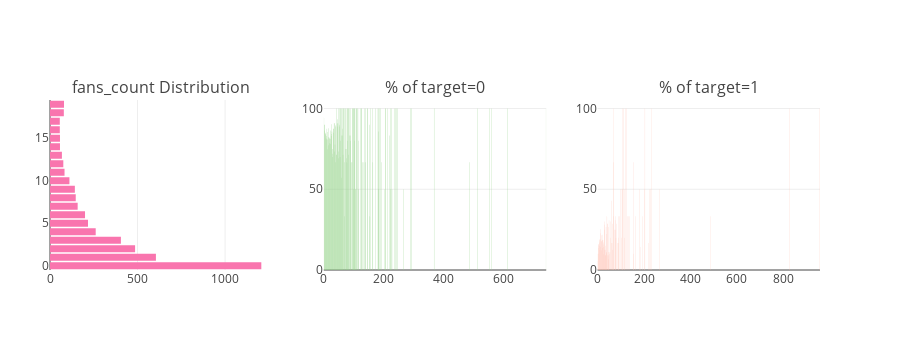

Here is the notebook cell this chart was saved with:
### Code cell
utils.catAndTrgt(df=X, col='fans_count', limit=20)

### Figure 1 — Plotly figure (JSON) as saved in the notebook; plotly's stock layout.template omitted (floating-point values rounded to 4 significant figures; data arrays with more than 128 entries replaced by an {"elided": "..."} marker saying what was removed)
{"data": [{"marker": {"color": "#f975ae"}, "orientation": "h", "type": "bar", "uid": "4936b282-ac73-11e8-92fe-6c40089fb510", "x": [56, 56, 57, 57, 68, 76, 79, 80, 83, 111, 142, 147, 158, 200, 217, 261, 405, 486, 605, 1207], "xaxis": "x", "y": [17, 16, 14, 15, 13, 12, 18, 19, 11, 10, 9, 8, 7, 6, 5, 4, 3, 2, 1, 0], "yaxis": "y"}, {"hoverinfo": "all", "marker": {"color": "#96D38C"}, "name": "Target : 0", "type": "bar", "uid": "493836d4-ac73-11e8-bc5d-6c40089fb510", "x": {"elided": "152 int values"}, "xaxis": "x2", "y": {"elided": "152 float values"}, "yaxis": "y2"}, {"hoverinfo": "all", "marker": {"color": "#FEBFB3"}, "name": "Target : 1", "type": "bar", "uid": "4939f762-ac73-11e8-a2c4-6c40089fb510", "x": [0, 1, 3, 2, 4, 5, 6, 7, 9, 8, 11, 18, 19, 10, 13, 14, 12, 16, 17, 30, 15, 20, 21, 24, 28, 26, 23, 29, 40, 49, 48, 27, 37, 36, 75, 38, 33, 54, 59, 67, 25, 32, 22, 68, 71, 64, 34, 31, 55, 79, 81, 42, 106, 39, 154, 41, 35, 959, 44, 183, 121, 123, 128, 134, 138, 153, 164, 182, 194, 115, 202, 204, 219, 223, 228, 231, 266, 488, 116, 113, 45, 76, 46, 47, 52, 827, 58, 62, 63, 70, 77, 109, 86, 89, 90, 91, 94, 98, 102, 105, 53], "xaxis": "x3", "y": [5.551, 10.08, 13.58, 10.08, 15.71, 16.13, 15, 18.35, 19.01, 17.01, 25.3, 21.52, 18.75, 12.61, 19.12, 22.81, 14.47, 17.86, 17.86, 28, 12.28, 18.42, 21.88, 17.07, 30, 15.79, 18.75, 25, 33.33, 30.77, 26.67, 14.29, 22.22, 26.67, 30.77, 10.34, 15, 30, 42.86, 100, 9.677, 12.5, 13.64, 66.67, 25, 28.57, 9.091, 12.5, 20, 20, 28.57, 28.57, 50, 11.11, 66.67, 28.57, 9.091, 100, 9.091, 14.29, 100, 100, 33.33, 33.33, 33.33, 10, 33.33, 50, 33.33, 50, 50, 100, 16.67, 50, 50, 100, 50, 33.33, 20, 100, 11.11, 25, 6.667, 9.091, 10, 100, 16.67, 16.67, 12.5, 33.33, 33.33, 100, 16.67, 20, 16.67, 33.33, 33.33, 50, 20, 50, 11.11], "yaxis": "y3"}], "layout": {"annotations": [{"font": {"size": 16}, "showarrow": false, "text": "fans_count Distribution", "x": 0.1444, "xanchor": "center", "xref": "paper", "y": 1, "yanchor": "bottom", "yref": "paper"}, {"font": {"size": 16}, "showarrow": false, "text": "% of target=0", "x": 0.5, "xanchor": "center", "xref": "paper", "y": 1, "yanchor": "bottom", "yref": "paper"}, {"font": {"size": 16}, "showarrow": false, "text": "% of target=1", "x": 0.8556, "xanchor": "center", "xref": "paper", "y": 1, "yanchor": "bottom", "yref": "paper"}], "height": 350, "margin": {"l": 50}, "showlegend": false, "xaxis": {"anchor": "y", "domain": [0, 0.2889]}, "xaxis2": {"anchor": "y2", "domain": [0.3556, 0.6444]}, "xaxis3": {"anchor": "y3", "domain": [0.7111, 1]}, "yaxis": {"anchor": "x", "domain": [0, 1]}, "yaxis2": {"anchor": "x2", "domain": [0, 1]}, "yaxis3": {"anchor": "x3", "domain": [0, 1]}}}
